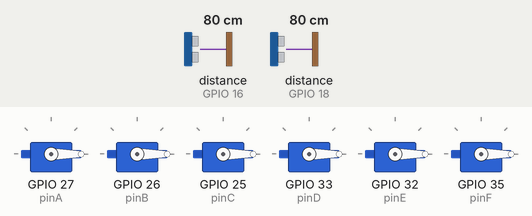
A sketch run on a simulated ESP32. On the bench: 6 × servo. Wiring (inferred from the names in the program): 2 × ultrasonic range finder: trigger GPIO 17, echo GPIO 16 / trigger GPIO 19, echo GPIO 18. Inputs (shaded band) come from the test bench; at power-on: distance to the obstacle (sensors on GPIO 16, GPIO 18) 80 cm. The echo pulse lasts 58.3 µs per cm; what the sketch prints to the serial monitor is not drawn.

Above: at 1.3 s.
1.4 s: distance to the obstacle (sensor on GPIO 16) set to 12 cm
2.9 s: distance to the obstacle (sensor on GPIO 16) set to 9 cm
At 3.4 s:
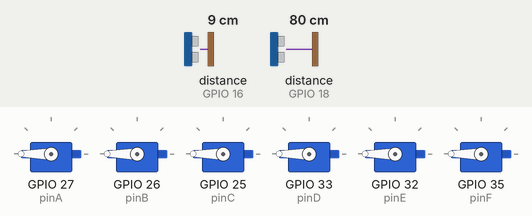
4.4 s: distance to the obstacle (sensor on GPIO 16) set to 18 cm
At 5.5 s:
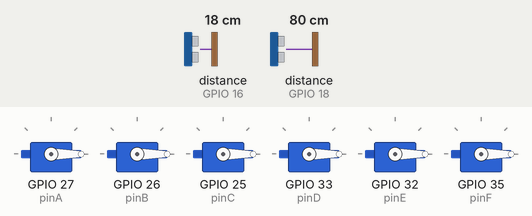
5.9 s: distance to the obstacle (sensor on GPIO 16) set to 2 cm
At 6.6 s:
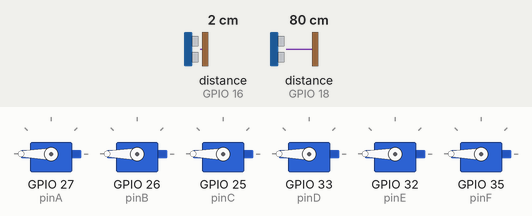
Timing chart, 0 to 8.4 s (numbered marks = the images above; inputs shaded):
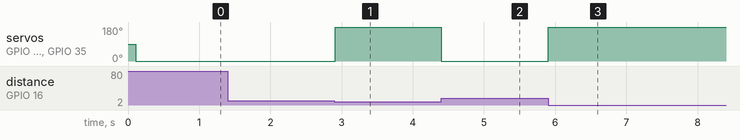

Measured:
- the behaviour switches between 11 and 10 cm on distance to the obstacle (sensor on GPIO 16) (found by bisection; images 0 and 1)
- after the input at 2.9 s, servo on GPIO 27 (pinA), servo on GPIO 26 (pinB), servo on GPIO 25 (pinC), servo on GPIO 33 (pinD), servo on GPIO 32 (pinE), servo on GPIO 35 (pinF): 0° → 180° at once
- after the input at 4.4 s, servo on GPIO 27 (pinA), servo on GPIO 26 (pinB), servo on GPIO 25 (pinC), servo on GPIO 33 (pinD), servo on GPIO 32 (pinE), servo on GPIO 35 (pinF): 180° → 0° at once
- after the input at 5.9 s, servo on GPIO 27 (pinA), servo on GPIO 26 (pinB), servo on GPIO 25 (pinC), servo on GPIO 33 (pinD), servo on GPIO 32 (pinE), servo on GPIO 35 (pinF): 0° → 180° at once

The sketch:

ESP32_SERVO_INCDEC.ino
```cpp
#include <ESP32Servo.h>
#include <WiFi.h>
#include <WebServer.h>

const char* ssid = "XeviousNet";
const char* password = "xeviousNet";

IPAddress local_ip(192,168,1,1);
IPAddress gateway(192,168,1,1);
IPAddress subnet(255,255,255,0);

WebServer server(80);

Servo servoA, servoB, servoC, servoD, servoE, servoF;

int delayTime = 500;
int pinA = 27;
int pinB = 26;
int pinC = 25;
int pinD = 33;
int pinE = 32;
int pinF = 35;

int openValue = 180;
int closeValue = 0;

//OUTSIDE DETECTOR
int trigA = 19;
int echoA = 18;

//INSIDE DETECTOR
int trigB = 17;
int echoB = 16;

long durationA, durationB;
int distanceA, distanceB;
float cmA, inA, cmB, inB;

int state = 0;

void setup() {
  Serial.begin(115200);
  servoA.attach(pinA);
  servoB.attach(pinB);
  servoC.attach(pinC);
  servoD.attach(pinD);
  servoE.attach(pinE);
  servoF.attach(pinF);

  pinMode(trigA, OUTPUT);
  pinMode(echoA, INPUT);

  pinMode(trigB, OUTPUT);
  pinMode(echoB, INPUT);

  WiFi.softAP(ssid, password);
  WiFi.softAPConfig(local_ip, gateway, subnet);
  delay(100);

  server.on("/", handle_OnConnect);
  server.onNotFound(handle_NotFound);

  server.begin();
  Serial.println("HTTP server started");
}

void loop() {
  server.handleClient();

  digitalWrite(trigA, LOW);
  delayMicroseconds(2);
  digitalWrite(trigA, HIGH);
  delayMicroseconds(10);
  digitalWrite(trigA, LOW);
  durationA = pulseIn(echoA, HIGH);
  cmA = durationA * 0.034/2;
  inA = cmA / 2.54;

  digitalWrite(trigB, LOW);
  delayMicroseconds(2);
  digitalWrite(trigB, HIGH);
  delayMicroseconds(10);
  digitalWrite(trigB, LOW);
  durationB = pulseIn(echoB, HIGH);
  cmB = durationB * 0.034/2;
  inB = cmB / 2.54;

  Serial.print("Centimeters A: ");
  Serial.println(cmA);
  Serial.print("Inches B: ");
  Serial.println(inA);

  Serial.print("Centimeters B: ");
  Serial.println(cmB);
  Serial.print("Inches B: ");
  Serial.println(inB);

  if(cmA < 10){
    openServo();
    }
  if(cmB < 10){
    openServo();
    state = 1;
    }
  else{
    closeServo();
    state = 0;
  }
}

void openServo(){
  servoA.write(openValue);
  servoB.write(openValue);
  servoC.write(openValue);
  servoD.write(openValue);
  servoE.write(openValue);
  servoF.write(openValue);
  }

void closeServo(){
  servoA.write(closeValue);
  servoB.write(closeValue);
  servoC.write(closeValue);
  servoD.write(closeValue);
  servoE.write(closeValue);
  servoF.write(closeValue);
  }

void handle_OnConnect() {
  server.send(200, "text/html", SendHTML(cmA, inA, cmB, inB, state));
}

void handle_NotFound(){
  server.send(404, "text/plain", "Not found");
}

String SendHTML(float centA, float inchA, float centB, float inchB, int binStatus){
  String ptr = "<!DOCTYPE html> <html>\n";
  ptr +="<head><meta name=\"viewport\" http-equiv=\"refresh\" content=\" 2\" width=device-width, initial-scale=1.0, user-scalable=no\">\n";
  ptr +="<title>LED, IR, & ULTRASONIC</title>\n";
  ptr +="<style>html { font-family: Helvetica; display: inline-block; margin: 0px auto; text-align: center;}\n";
  ptr +="body{margin-top: 50px;} h1 {color: #444444;margin: 50px auto 30px;} h3 {color: #444444;margin-bottom: 50px;}\n";
  ptr +=".button {display: block;width: 80px;background-color: #3498db;border: none;color: white;padding: 13px 30px;text-decoration: none;font-size: 25px;margin: 0px auto 35px;cursor: pointer;border-radius: 4px;}\n";
  ptr +=".button-on {background-color: #3498db;}\n";
  ptr +=".button-on:active {background-color: #2980b9;}\n";
  ptr +=".button-off {background-color: #34495e;}\n";
  ptr +=".button-off:active {background-color: #2c3e50;}\n";
  ptr +=".irOn{display: block;width: 80px;background:green; color:white;padding: 13px 30px;text-decoration: none;font-size: 25px;margin: 0px auto 35px;}\n";
  ptr +=".irOff{display: block;width: 80px;background:red; color:black;padding: 13px 30px;text-decoration: none;font-size: 25px;margin: 0px auto 35px;}\n";
  ptr +="p {font-size: 14px;color: black;margin-bottom: 10px;}\n";
  ptr +="</style>\n";
  ptr +="</head>\n";
  ptr +="<body>\n";
  ptr +="<h3>WEB SERVER USING ESP32 ACCESS POINT</h3>\n";

  ptr +="<h3>ULTRASONIC A</h3>";
  ptr +="<p>CENTIMETERS: ";
  ptr +=centA;
  ptr +="cm</p>\n";
  ptr +="<p>INCHES: ";
  ptr += inchA;
  ptr +="in</p>\n\n";

  ptr +="\n<h3>ULTRASONIC B</h3>";
  ptr +="<p>CENTIMETERS: ";
  ptr +=centB;
  ptr +="cm</p>\n";
  ptr +="<p>INCHES: ";
  ptr += inchB;
  ptr +="in</p>\n\n";

  if(binStatus = 1){
    ptr +="<h3>BIN IS NOT FULL</h3>\n";
    }
  if(binStatus = 0){
    ptr +="<h3>BIN IS FULL</h3>\n";
    }

  ptr +="</body>\n";
  ptr +="</html>\n";
  return ptr;
}
```
